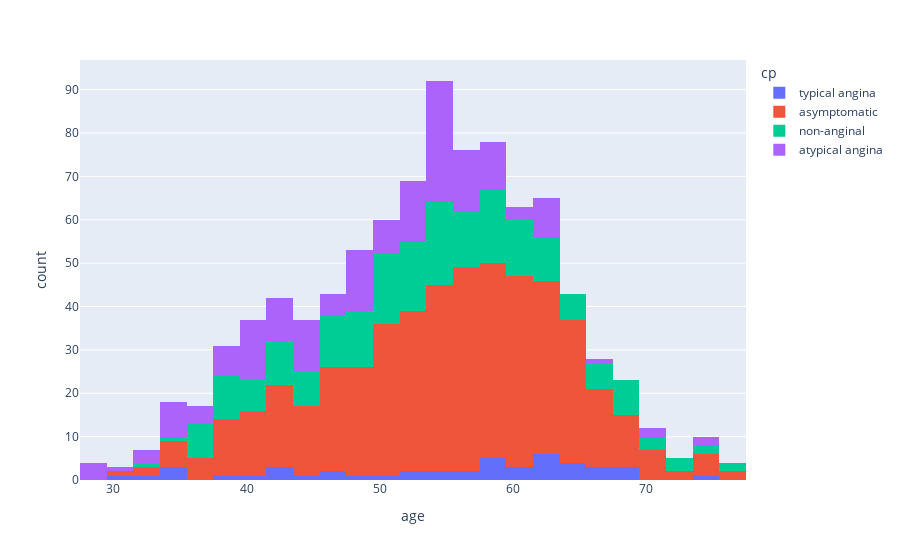

The code cell stored with this chart in its notebook:
### Code cell
# plot a histogram of the cp column grouped by age column using plotly:

fig = px.histogram(df, x='age', color='cp')
fig.show()

### Figure 1 — Plotly figure (JSON) as saved in the notebook; plotly's stock layout.template omitted (floating-point values rounded to 4 significant figures; data arrays with more than 128 entries replaced by an {"elided": "..."} marker saying what was removed)
{"data": [{"alignmentgroup": "True", "bingroup": "x", "hovertemplate": "cp=typical angina<br>age=%{x}<br>count=%{y}<extra></extra>", "legendgroup": "typical angina", "marker": {"color": "#636efa", "pattern": {"shape": ""}}, "name": "typical angina", "offsetgroup": "typical angina", "orientation": "v", "showlegend": true, "type": "histogram", "x": [63, 64, 58, 66, 69, 40, 51, 34, 52, 65, 59, 52, 42, 59, 69, 59, 38, 56, 61, 60, 59, 64, 45, 30, 35, 43, 47, 54, 57, 62, 34, 43, 46, 55, 32, 62, 62, 67, 67, 65, 49, 62, 61, 68, 74, 62], "xaxis": "x", "yaxis": "y"}, {"alignmentgroup": "True", "bingroup": "x", "hovertemplate": "cp=asymptomatic<br>age=%{x}<br>count=%{y}<extra></extra>", "legendgroup": "asymptomatic", "marker": {"color": "#EF553B", "pattern": {"shape": ""}}, "name": "asymptomatic", "offsetgroup": "asymptomatic", "orientation": "v", "showlegend": true, "type": "histogram", "x": {"elided": "496 int values"}, "xaxis": "x", "yaxis": "y"}, {"alignmentgroup": "True", "bingroup": "x", "hovertemplate": "cp=non-anginal<br>age=%{x}<br>count=%{y}<extra></extra>", "legendgroup": "non-anginal", "marker": {"color": "#00cc96", "pattern": {"shape": ""}}, "name": "non-anginal", "offsetgroup": "non-anginal", "orientation": "v", "showlegend": true, "type": "histogram", "x": {"elided": "204 int values"}, "xaxis": "x", "yaxis": "y"}, {"alignmentgroup": "True", "bingroup": "x", "hovertemplate": "cp=atypical angina<br>age=%{x}<br>count=%{y}<extra></extra>", "legendgroup": "atypical angina", "marker": {"color": "#ab63fa", "pattern": {"shape": ""}}, "name": "atypical angina", "offsetgroup": "atypical angina", "orientation": "v", "showlegend": true, "type": "histogram", "x": {"elided": "174 int values"}, "xaxis": "x", "yaxis": "y"}], "layout": {"barmode": "relative", "legend": {"title": {"text": "cp"}, "tracegroupgap": 0}, "margin": {"t": 60}, "xaxis": {"anchor": "y", "domain": [0, 1], "title": {"text": "age"}}, "yaxis": {"anchor": "x", "domain": [0, 1], "title": {"text": "count"}}}}
